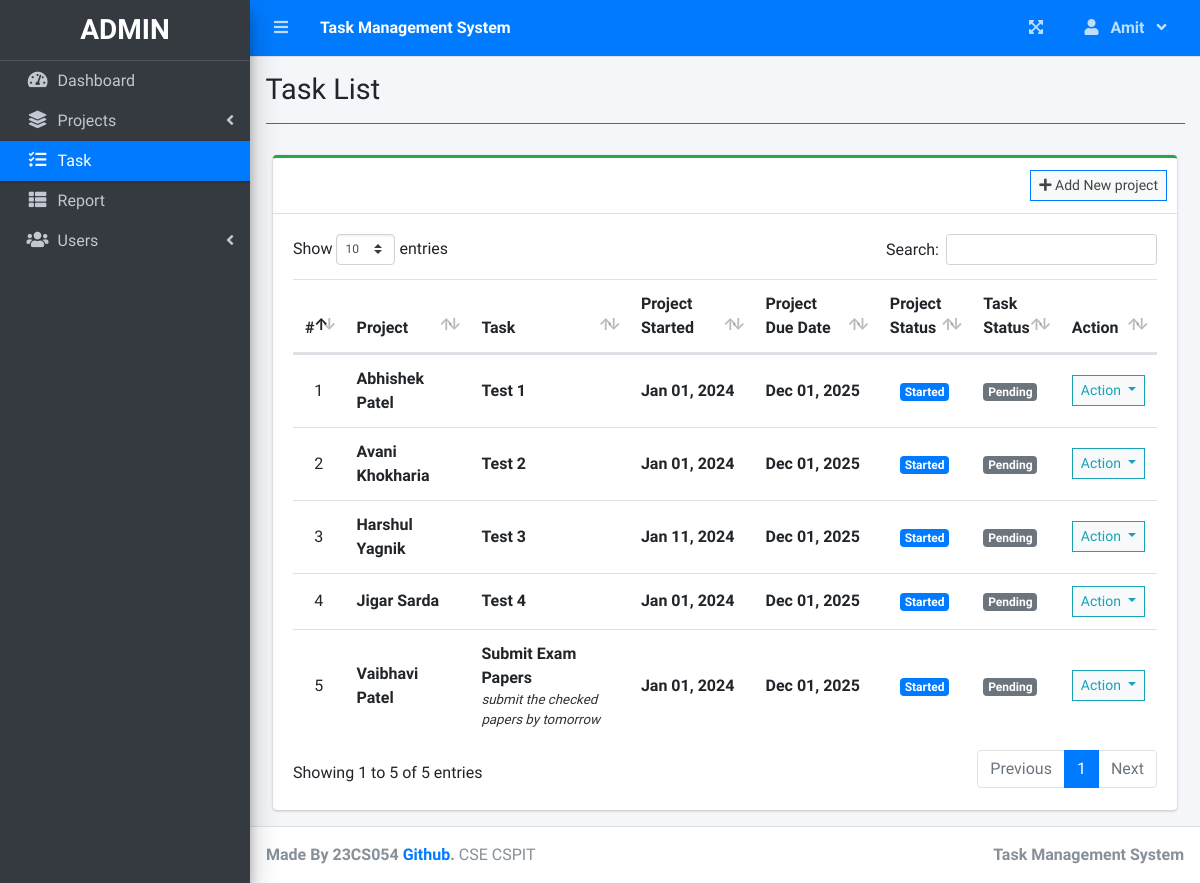
The app's page /index.php?page=task_list (signed in) with its own data.
### tables this page shows
CREATE TABLE `task_list` (
  `id` int(30) NOT NULL,
  `project_id` int(30) NOT NULL,
  `task` varchar(200) NOT NULL,
  `description` text NOT NULL,
  `status` tinyint(4) NOT NULL,
  `date_created` datetime NOT NULL DEFAULT current_timestamp()
);

CREATE TABLE `project_list` (
  `id` int(30) NOT NULL,
  `name` varchar(200) NOT NULL,
  `description` text NOT NULL,
  `status` tinyint(2) NOT NULL,
  `start_date` date NOT NULL,
  `end_date` date NOT NULL,
  `manager_id` int(30) NOT NULL,
  `user_ids` text NOT NULL,
  `date_created` datetime NOT NULL DEFAULT current_timestamp()
);

### task_list.php (the view, shortened to what this page needs)
<?php include'db_connect.php' ?>
<div class="col-lg-12">
	<div class="card card-outline card-success">
		<div class="card-header">
			<div class="card-tools">
				<a class="btn btn-block btn-sm btn-default btn-flat border-primary" href="./index.php?page=new_project"><i class="fa fa-plus"></i> Add New project</a>
			</div>
		</div>
		<div class="card-body">
			<table class="table tabe-hover table-condensed" id="list">
				<colgroup>
					<col width="5%">
					<col width="15%">
					<col width="20%">
					<col width="15%">
					<col width="15%">
					<col width="10%">
					<col width="10%">
					<col width="10%">
				</colgroup>
				<thead>
					<tr>
						<th class="text-center">#</th>
						<th>Project</th>
						<th>Task</th>
						<th>Project Started</th>
						<th>Project Due Date</th>
						<th>Project Status</th>
						<th>Task Status</th>
						<th>Action</th>
					</tr>
				</thead>
				<tbody>
					<?php
					$i = 1;
					$where = "";
					$stat = array("Pending","Started","On-Progress","On-Hold","Over Due","Done");
					$qry = $conn->query("SELECT t.*,p.name as pname,p.start_date,p.status as pstatus, p.end_date,p.id as pid FROM task_list t inner join project_list p on p.id = t.project_id $where order by p.name asc");
					while($row= $qry->fetch_assoc()):
						$trans = get_html_translation_table(HTML_ENTITIES,ENT_QUOTES);
						unset($trans["\""], $trans["<"], $trans[">"], $trans["<h2"]);
						$desc = strtr(html_entity_decode($row['description']),$trans);
						$desc=str_replace(array("<li>","</li>"), array("",", "), $desc);
		                $cprog = $conn->query("SELECT * FROM task_list where project_id = {$row['pid']} and status = 3")->num_rows;
		                $prod = $conn->query("SELECT * FROM user_productivity where project_id = {$row['pid']}")->num_rows;
		                if($row['pstatus'] == 0 && strtotime(date('Y-m-d')) >= strtotime($row['start_date'])):
		                if($prod  > 0  || $cprog > 0)
		                  $row['pstatus'] = 2;
		                else
		                  $row['pstatus'] = 1;
		                elseif($row['pstatus'] == 0 && strtotime(date('Y-m-d')) > strtotime($row['end_date'])):
		                $row['pstatus'] = 4;
		                endif;
					?>
					<tr>
						<td class="text-center"><?php echo $i++ ?></td>
						<td>
							<p><b><?php echo ucwords($row['pname']) ?></b></p>
						</td>
						<td>
							<p><b><?php echo ucwords($row['task']) ?></b></p>
							<p class="truncate"><?php echo strip_tags($desc) ?></p>
						</td>
						<td><b><?php echo date("M d, Y",strtotime($row['start_date'])) ?></b></td>
						<td><b><?php echo date("M d, Y",strtotime($row['end_date'])) ?></b></td>
						<td class="text-center">
							<?php
							  if($stat[$row['pstatus']] =='Pending'){
							  	echo "<span class='badge badge-secondary'>{$stat[$row['pstatus']]}</span>";
							  }elseif($stat[$row['pstatus']] =='Started'){
							  	echo "<span class='badge badge-primary'>{$stat[$row['pstatus']]}</span>";
							  }elseif($stat[$row['pstatus']] =='On-Progress'){
							  	echo "<span class='badge badge-info'>{$stat[$row['pstatus']]}</span>";
							  }elseif($stat[$row['pstatus']] =='On-Hold'){
							  	echo "<span class='badge badge-warning'>{$stat[$row['pstatus']]}</span>";
							  }elseif($stat[$row['pstatus']] =='Over Due'){
							  	echo "<span class='badge badge-danger'>{$stat[$row['pstatus']]}</span>";
							  }elseif($stat[$row['pstatus']] =='Done'){
							  	echo "<span class='badge badge-success'>{$stat[$row['pstatus']]}</span>";
							  }
							?>
						</td>
						<td>
                        	<?php
                        	if($row['status'] == 1){
						  		echo "<span class='badge badge-secondary'>Pending</span>";
                        	}elseif($row['status'] == 2){
						  		echo "<span class='badge badge-primary'>On-Progress</span>";
                        	}elseif($row['status'] == 3){
						  		echo "<span class='badge badge-success'>Done</span>";
                        	}
                        	?>
                        </td>
						<td class="text-center">
							<button type="button" class="btn btn-default btn-sm btn-flat border-info wave-effect text-info dropdown-toggle" data-toggle="dropdown" aria-expanded="true">
		                      Action
		                    </button>
						</td>
					</tr>
				<?php endwhile; ?>
				</tbody>
			</table>
		</div>
	</div>
</div>

### task_list.php (style rules this page uses)
table p { margin: unset !important; }
table td { vertical-align: middle !important }

### records on screen
task_list: project_list.name "Abhishek Patel", task "Test 1", project_list.start_date "Jan 01, 2024", project_list.end_date "Dec 01, 2025", status "Started", shows "Pending"
task_list: project_list.name "Avani Khokharia", task "Test 2", project_list.start_date "Jan 01, 2024", project_list.end_date "Dec 01, 2025", status "Started", shows "Pending"
task_list: project_list.name "Harshul Yagnik", task "Test 3", project_list.start_date "Jan 11, 2024", project_list.end_date "Dec 01, 2025", status "Started", shows "Pending"
task_list: project_list.name "Jigar Sarda", task "Test 4", project_list.start_date "Jan 01, 2024", project_list.end_date "Dec 01, 2025", status "Started", shows "Pending"
task_list: project_list.name "Vaibhavi Patel", task "Submit Exam Papers", description "submit the checked papers by tomorrow", project_list.start_date "Jan 01, 2024", project_list.end_date "Dec 01, 2025", status "Started", shows "Pending"

### other values on screen
$_SESSION['system']['name'] "Task Management System"
$_SESSION['login_firstname'] "Amit"
$title "Task List"
